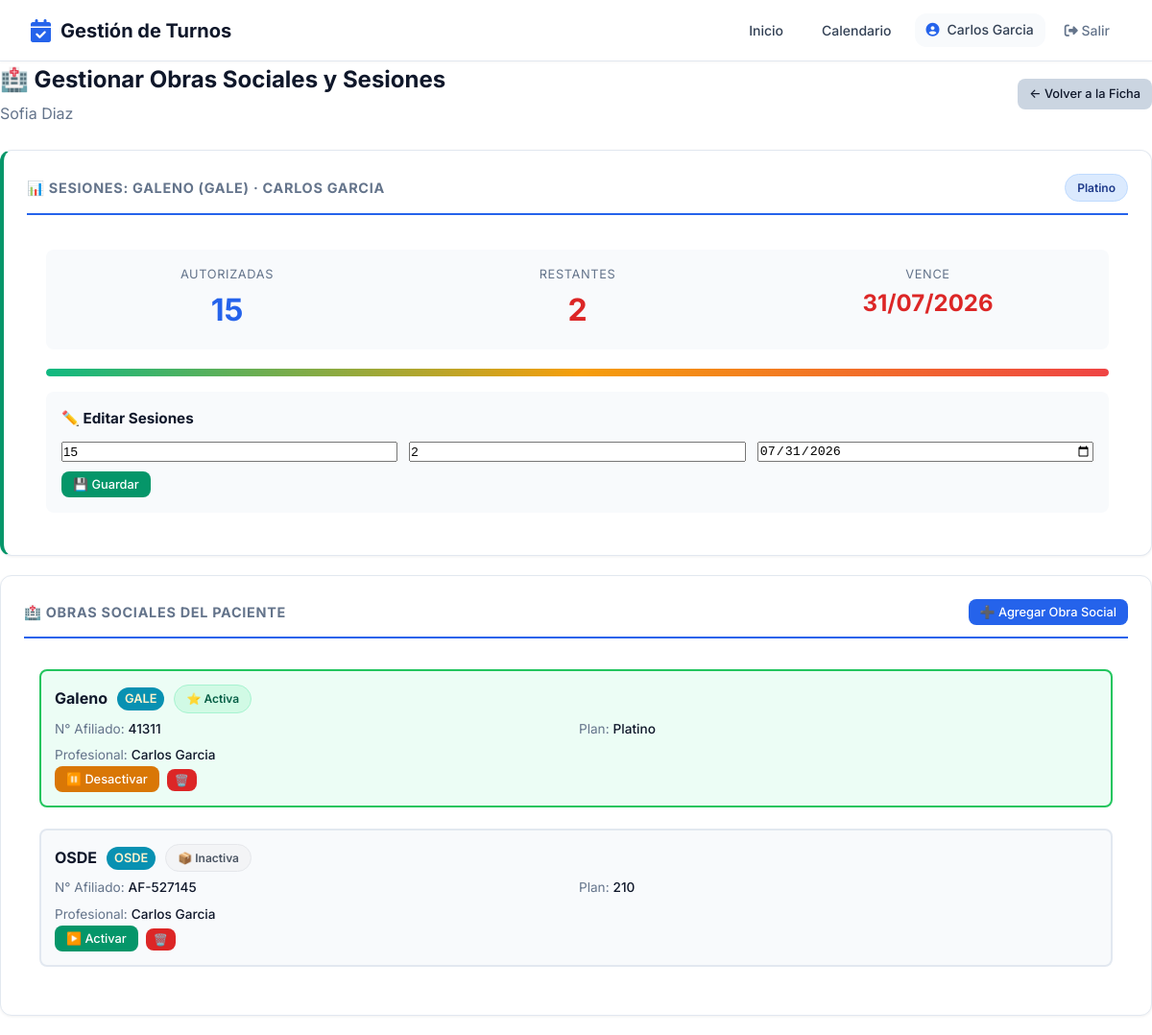
The page /pacientes/69/gestionar-obras-sociales/ (signed in) on the database as committed earlier.
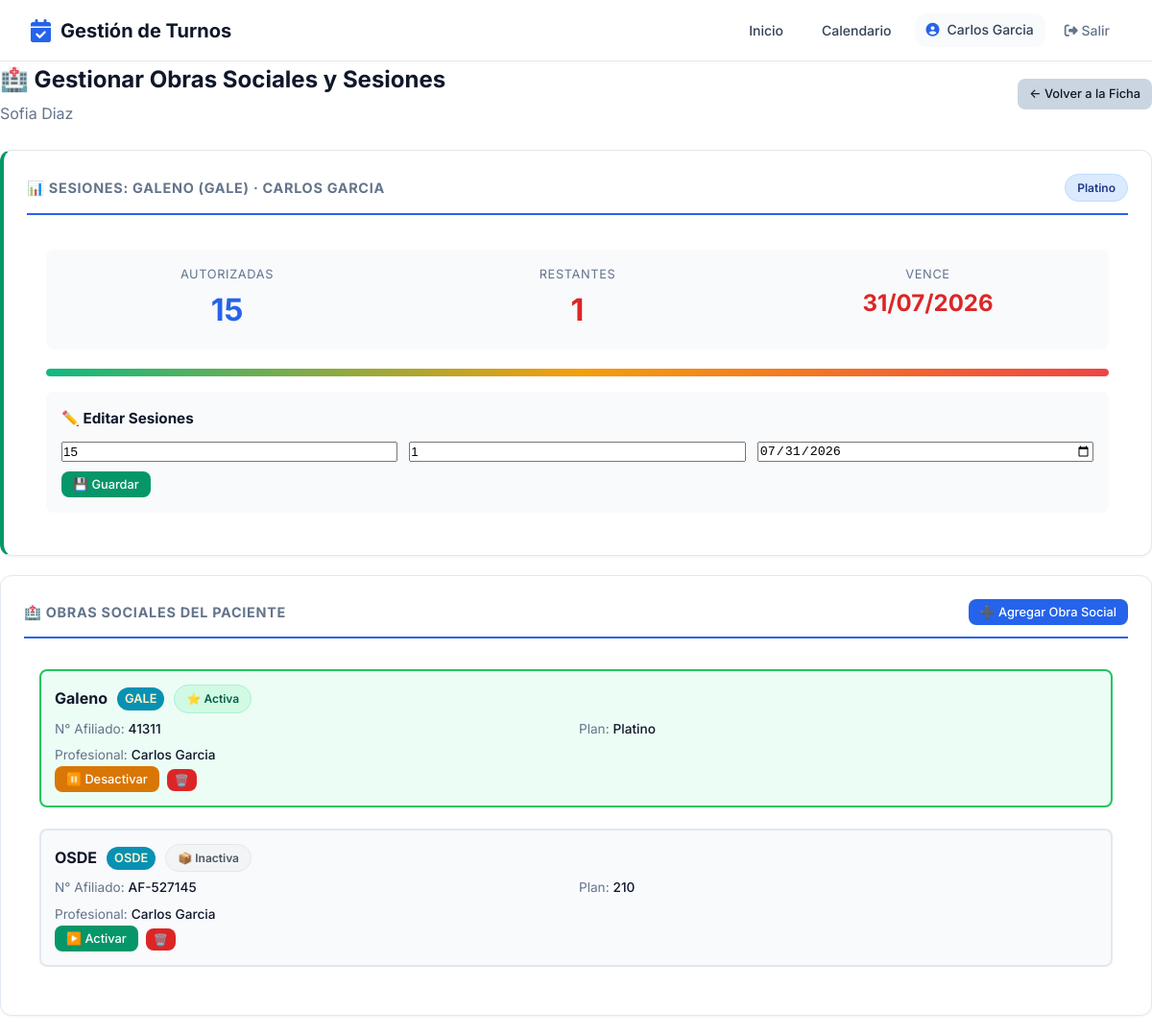
The same page on the database as committed later.
### pacientes/models.py (models this page shows, shortened)
class PacienteObraSocial(models.Model):
    paciente = models.ForeignKey(
        Paciente, on_delete=models.CASCADE, related_name='mis_obras_sociales'
    )
    obra_social = models.ForeignKey(
        'obras_sociales.ObraSocial', on_delete=models.CASCADE, verbose_name='Obra Social'
    )
    plan = models.ForeignKey(
        'obras_sociales.Plan', on_delete=models.SET_NULL, null=True, blank=True, verbose_name='Plan'
    )
    numero_afiliado = models.CharField(max_length=50, blank=True, verbose_name='Número de Afiliado')
    profesional = models.ForeignKey(
        'profesionales.Profesional',
        on_delete=models.SET_NULL,
        null=True,
        blank=True,
        verbose_name='Profesional que autoriza'
    )
    sesiones_autorizadas = models.IntegerField(null=True, blank=True, verbose_name='Sesiones Autorizadas')
    sesiones_restantes = models.IntegerField(null=True, blank=True, verbose_name='Sesiones Restantes')
    fecha_vencimiento = models.DateField(null=True, blank=True, verbose_name='Vencimiento')
    activa = models.BooleanField(default=True, verbose_name='Activa')
    creado = models.DateTimeField(auto_now_add=True)
    actualizado = models.DateTimeField(auto_now=True)
    class Meta:
        verbose_name = 'Obra Social del Paciente'
        verbose_name_plural = 'Obras Sociales del Paciente'
        ordering = ['-activa', 'obra_social__nombre']
        unique_together = ['paciente', 'obra_social', 'plan', 'profesional']

### obras_sociales/models.py (models this page shows, shortened)
class ObraSocial(ModeloBase):
    nombre = models.CharField(max_length=200, verbose_name='Nombre')
    sigla = models.CharField(max_length=20, verbose_name='Sigla')
    telefono = models.CharField(max_length=20, blank=True, verbose_name='Teléfono')
    email = models.EmailField(blank=True, verbose_name='Email')
    activo = models.BooleanField(default=True, verbose_name='Activo')
    class Meta:
        verbose_name = 'Obra Social'
        verbose_name_plural = 'Obras Sociales'
        ordering = ['nombre']

class Plan(ModeloBase):
    obra_social = models.ForeignKey(
        ObraSocial,
        on_delete=models.CASCADE,
        related_name='planes',
        verbose_name='Obra Social'
    )
    nombre = models.CharField(max_length=100, verbose_name='Nombre del Plan')
    requiere_autorizacion = models.BooleanField(
        default=False,
        verbose_name='Requiere Autorización'
    )
    coseguro_fijo = models.DecimalField(
        max_digits=10,
        decimal_places=2,
        default=0,
        verbose_name='Coseguro Fijo'
    )
    coseguro_porcentaje = models.DecimalField(
        max_digits=5,
        decimal_places=2,
        default=0,
        verbose_name='Coseguro (%)'
    )
    class Meta:
        verbose_name = 'Plan'
        verbose_name_plural = 'Planes'
        ordering = ['obra_social', 'nombre']

### profesionales/models.py (models this page shows, shortened)
class Profesional(Persona):
    ESPECIALIDADES = [
        ('odontologia', 'Odontología'),
        ('kinesiologia', 'Kinesiología'),
        ('psicologia', 'Psicología'),
        ('nutricion', 'Nutrición'),
        ('cardiologia', 'Cardiología'),
        ('medicina_general', 'Medicina General'),
        ('dermatologia', 'Dermatología'),
        ('estetica', 'Estética'),
        ('pediatria', 'Pediatría'),
        ('traumatologia', 'Traumatología'),
        ('veterinaria', 'Veterinaria'),
        ('fonoaudiologia', 'Fonoaudiologia'),
        ('otro', 'Otro'),
    ]
    usuario = models.OneToOneField(
        'usuarios.Usuario',
        on_delete=models.CASCADE,
        verbose_name='Usuario'
    )
    especialidad = models.CharField(
        max_length=50,
        choices=ESPECIALIDADES,
        verbose_name='Especialidad'
    )
    matricula = models.CharField(
        max_length=50,
        blank=True,
        verbose_name='Matrícula Profesional'
    )
    color_calendario = models.CharField(
        max_length=7,
        default='#4A90D9',
        verbose_name='Color en Calendario'
    )
    acepta_obra_social = models.BooleanField(
        default=False,
        verbose_name='Acepta Obra Social'
    )
    descripcion = models.TextField(
        blank=True,
        verbose_name='Descripción Profesional'
    )
    foto = models.ImageField(
    upload_to='profesionales/',
    blank=True,
    null=True,
    verbose_name='Foto de Perfil'
    )
    establecimientos = models.ManyToManyField(
    'establecimientos.Establecimiento',
    blank=True,
    related_name='profesionales',
    verbose_name='Consultorios donde atiende'
    )
    frase_destacada = models.CharField(max_length=200, blank=True, verbose_name='Frase destacada')
    precio_particular = models.DecimalField(max_digits=10, decimal_places=2, null=True, blank=True, verbose_name='Precio consulta particular')
    obras_sociales_texto = models.TextField(blank=True, verbose_name='Obras sociales (texto libre)')
    servicios_texto = models.TextField(blank=True, verbose_name='Servicios / Especializaciones')
    servicios_destacados = models.TextField(blank=True, verbose_name='Servicios destacados')
    especializaciones = models.TextField(blank=True, verbose_name='Especializaciones')
    atiende_por_orden = models.BooleanField(
    default=False,
    verbose_name='Atiende por orden de llegada'
)
    obras_sociales = models.ManyToManyField(
        'obras_sociales.ObraSocial',
        blank=True,
        related_name='profesionales',
        verbose_name='Obras Sociales'
    )
    planes = models.ManyToManyField(
        'obras_sociales.Plan',
        blank=True,
        verbose_name='Planes'
    )
    class Meta:
        verbose_name = 'Profesional'
        verbose_name_plural = 'Profesionales'
        ordering = ['apellido', 'nombre']

### pacientes/views.py (the view, shortened to what this page needs)
# urls.py: path('<int:paciente_id>/gestionar-obras-sociales/', views.gestionar_obras_sociales, name='gestionar_obras_sociales'),
@login_required
def gestionar_obras_sociales(request, paciente_id):
    if request.user.rol not in ['profesional', 'secretaria']:
        messages.error(request, 'No tenés acceso.')
        return redirect('home')
    paciente = get_object_or_404(Paciente, id=paciente_id)
    if request.user.rol == 'profesional':
        profesional = get_object_or_404(Profesional, usuario=request.user)
    else:
        profesional = None
    if profesional:
        obras_sociales_disponibles = profesional.obras_sociales.filter(activo=True)
    else:
        obras_sociales_disponibles = ObraSocial.objects.filter(activo=True)
    if profesional:
        obras_sociales_paciente = paciente.mis_obras_sociales.filter(profesional=profesional)
    else:
        obras_sociales_paciente = paciente.mis_obras_sociales.all()
    context = {
        'paciente': paciente,
        'profesional': profesional,
        'obras_sociales_disponibles': obras_sociales_disponibles,
        'hoy': date.today(),
        'es_secretaria': request.user.rol == 'secretaria',
        'obras_sociales_paciente': obras_sociales_paciente,
    }
    return render(request, 'pacientes/gestionar_obras_sociales.html', context)

### core_app/models.py (called while the page is built)
    @property
    def nombre_completo(self):
        return f"{self.nombre} {self.apellido}"

### pacientes/templates/pacientes/gestionar_obras_sociales.html (shortened to what the changed rows need)
{% extends 'core_app/base.html' %}
{% load static %}
{% block extra_css %}
    <link rel="stylesheet" href="{% static 'css/pages/pacientes_shared.css' %}">
{% endblock %}
{% block content %}
<div class="pacientes-container">
    <div class="flex-between mb-6">
        <div>
            <h1 style="font-size: 1.5rem; font-weight: 700; margin: 0;">🏥 Gestionar Obras Sociales y Sesiones</h1>
        </div>
    </div>
    {% for os_paciente in obras_sociales_paciente %}
    {% if os_paciente.activa %}
    <div class="paciente-card" style="border-left: 4px solid var(--success);">
        <div class="paciente-card-header">
            <h3>
                📊 Sesiones: {{ os_paciente.obra_social.nombre }} ({{ os_paciente.obra_social.sigla }})
                {% if os_paciente.profesional %} · {{ os_paciente.profesional.nombre_completo }}{% endif %}
            </h3>
            {% if os_paciente.plan %}<span class="badge badge-info">{{ os_paciente.plan.nombre }}</span>{% endif %}
        </div>
        <form method="POST" style="padding: 20px;">
            {% if os_paciente.sesiones_autorizadas %}
            <div class="sesiones-stats-grid">
                <div>
                    <div class="sesiones-stat-etiqueta">Autorizadas</div>
                    <div class="sesiones-stat-numero autorizadas">{{ os_paciente.sesiones_autorizadas }}</div>
                </div>
                <div>
                    <div class="sesiones-stat-etiqueta">Restantes</div>
                    <div class="sesiones-stat-numero restantes" style="{% if os_paciente.sesiones_restantes <= 3 %}color: var(--danger);{% elif os_paciente.sesiones_restantes <= 7 %}color: var(--warning);{% endif %}">
                        {{ os_paciente.sesiones_restantes|default:"—" }}
                    </div>
                </div>
                <div>
                    <div class="sesiones-stat-etiqueta">Vence</div>
                    <div class="sesiones-stat-numero vencimiento" style="{% if os_paciente.fecha_vencimiento and os_paciente.fecha_vencimiento < hoy %}color: var(--danger);{% endif %}">
                        {{ os_paciente.fecha_vencimiento|date:"d/m/Y"|default:"—" }}
                    </div>
                </div>
            </div>
            <div class="sesiones-barra">
                <div class="sesiones-barra-progreso" style="width: {% widthratio os_paciente.sesiones_autorizadas|add:'-'|add:os_paciente.sesiones_restantes os_paciente.sesiones_autorizadas 100 %}%;"></div>
            </div>
            {% endif %}
            <div style="background: var(--bg-alt); padding: 16px; border-radius: var(--radius); margin-top: 16px;">
                <h4 style="margin: 0 0 12px 0; font-size: 0.95rem;">✏️ Editar Sesiones</h4>
                <div style="display: grid; grid-template-columns: repeat(3, 1fr); gap: 12px;">
                    <input type="number" name="sesiones_autorizadas" value="{{ os_paciente.sesiones_autorizadas|default:'' }}"
                           placeholder="Autorizadas" class="form-input">
                    <input type="number" name="sesiones_restantes" value="{{ os_paciente.sesiones_restantes|default:'' }}"
                           placeholder="Restantes" class="form-input">
                    <input type="date" name="fecha_vencimiento" value="{{ os_paciente.fecha_vencimiento|date:'Y-m-d'|default:'' }}"
                           class="form-input">
                </div>
                <button type="submit" class="btn btn-success btn-sm" style="margin-top: 10px;">💾 Guardar</button>
            </div>
        </form>
    </div>
    {% endif %}
    {% endfor %}
    <div class="paciente-card">
        <div style="padding: 16px;">
            {% if obras_sociales_paciente %}
            <div style="display: flex; flex-direction: column; gap: 12px;">
                {% for os_paciente in obras_sociales_paciente %}
                <div class="os-card {% if os_paciente.activa %}activa{% else %}inactiva{% endif %}">
                    <div style="flex: 1;">
                        <div style="display: flex; align-items: center; gap: 10px; margin-bottom: 6px; flex-wrap: wrap;">
                            <strong>{{ os_paciente.obra_social.nombre }}</strong>
                            <span class="sigla-badge">{{ os_paciente.obra_social.sigla }}</span>
                            {% if os_paciente.activa %}
                                <span class="badge badge-success">⭐ Activa</span>
                            {% else %}
                                <span class="badge badge-gray">📦 Inactiva</span>
                            {% endif %}
                        </div>
                        <div class="os-card-detalle">
                            <div class="detalle-item">
                                <span class="detalle-etiqueta">N° Afiliado:</span>
                                <span class="detalle-valor">{{ os_paciente.numero_afiliado|default:"—" }}</span>
                            </div>
                            <div class="detalle-item">
                                <span class="detalle-etiqueta">Plan:</span>
                                <span class="detalle-valor">{{ os_paciente.plan.nombre|default:"Básico" }}</span>
                            </div>
                            {% if os_paciente.profesional %}
                            <div class="detalle-item" style="grid-column: 1 / -1;">
                                <span class="detalle-etiqueta">Profesional:</span>
                                <span class="detalle-valor">{{ os_paciente.profesional.nombre_completo }}</span>
                            </div>
                            {% endif %}
                        </div>
                    </div>
                    <div style="display: flex; gap: 8px; align-items: center;">
                        <form method="POST" style="display: inline;">
                            <button type="submit" class="btn btn-sm {% if os_paciente.activa %}btn-warning{% else %}btn-success{% endif %}">
                                {% if os_paciente.activa %}⏸️ Desactivar{% else %}▶️ Activar{% endif %}
                            </button>
                        </form>
                        <form method="POST" style="display: inline;" onsubmit="return confirm('¿Eliminar esta obra social?')">
                            <button type="submit" class="btn btn-danger btn-xs">🗑️</button>
                        </form>
                    </div>
                </div>
                {% endfor %}
            </div>
            {% else %}
            <div style="text-align: center; padding: 40px; color: var(--text-muted);">
                <p style="font-size: 3rem;">🏥</p>
                <p>Sin obras sociales registradas</p>
                <small>Agregá una obra social para empezar</small>
            </div>
            {% endif %}
        </div>
    </div>
</div>
{% endblock %}

Rows that differ between the two databases and show on the page:
changed PacienteObraSocial "Galeno": sesiones_restantes "2" → "1"
